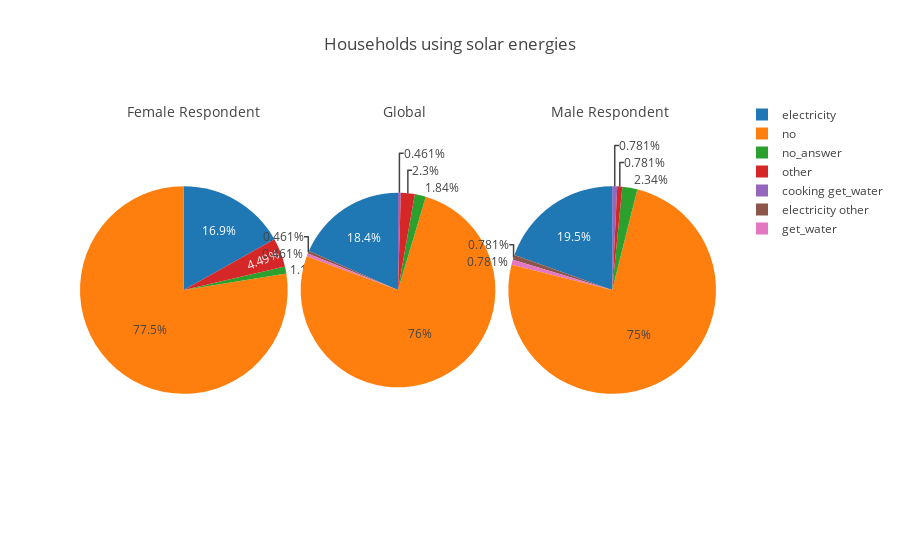

The code cell stored with this chart in its notebook:
### Code cell
create_graphs_respondent(lambda x: x.groupby('solar_energy').size(),
                         lambda x: x.values,
                         lambda x: x.index.values,
                         lambda x: x.sum(),
                         "Households using solar energies")

### Figure 1 — Plotly figure (JSON) as saved in the notebook; plotly's stock layout.template omitted (floating-point values rounded to 4 significant figures)
{"data": [{"domain": {"x": [0, 0.32]}, "labels": ["electricity", "no", "no_answer", "other"], "sort": false, "type": "pie", "values": [15, 69, 1, 4]}, {"domain": {"x": [0.34, 0.64]}, "labels": ["cooking get_water", "electricity", "electricity other", "get_water", "no", "no_answer", "other"], "sort": false, "type": "pie", "values": [1, 40, 1, 1, 165, 4, 5]}, {"domain": {"x": [0.66, 0.98]}, "labels": ["cooking get_water", "electricity", "electricity other", "get_water", "no", "no_answer", "other"], "sort": false, "type": "pie", "values": [1, 25, 1, 1, 96, 3, 1]}], "layout": {"annotations": [{"font": {"size": 14}, "showarrow": false, "text": "Female Respondent", "x": 0.07, "y": 1}, {"font": {"size": 14}, "showarrow": false, "text": "Global", "x": 0.5, "y": 1}, {"font": {"size": 14}, "showarrow": false, "text": "Male Respondent", "x": 0.91, "y": 1}], "title": "Households using solar energies"}}
